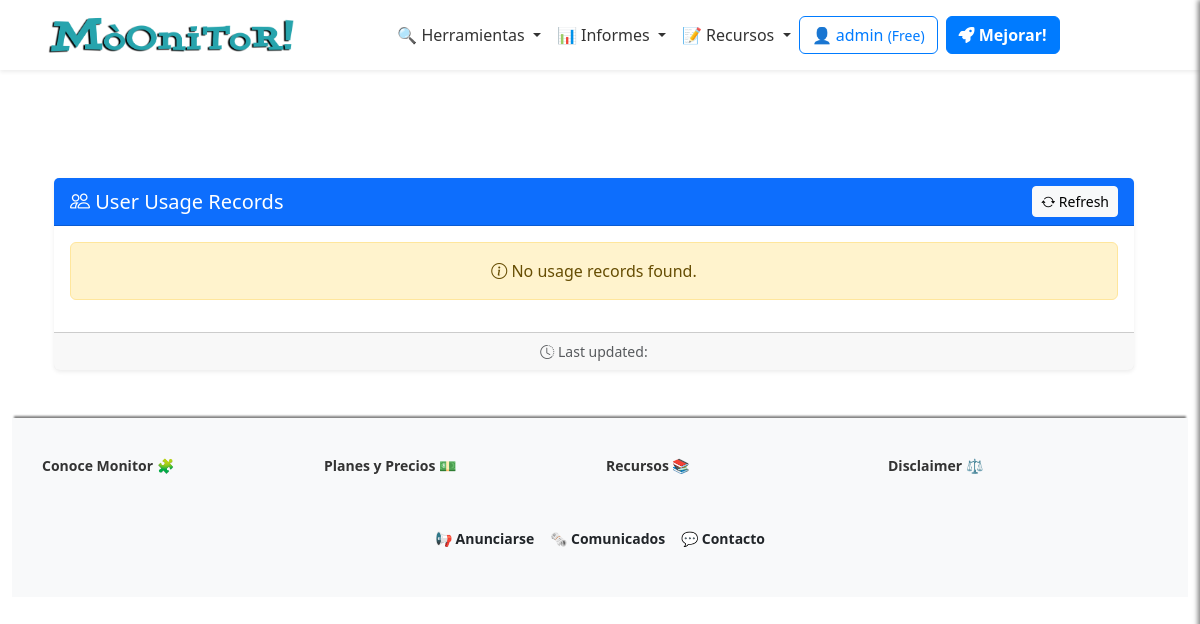
/admin/activity (signed in), run on an earlier commit of the app's database.
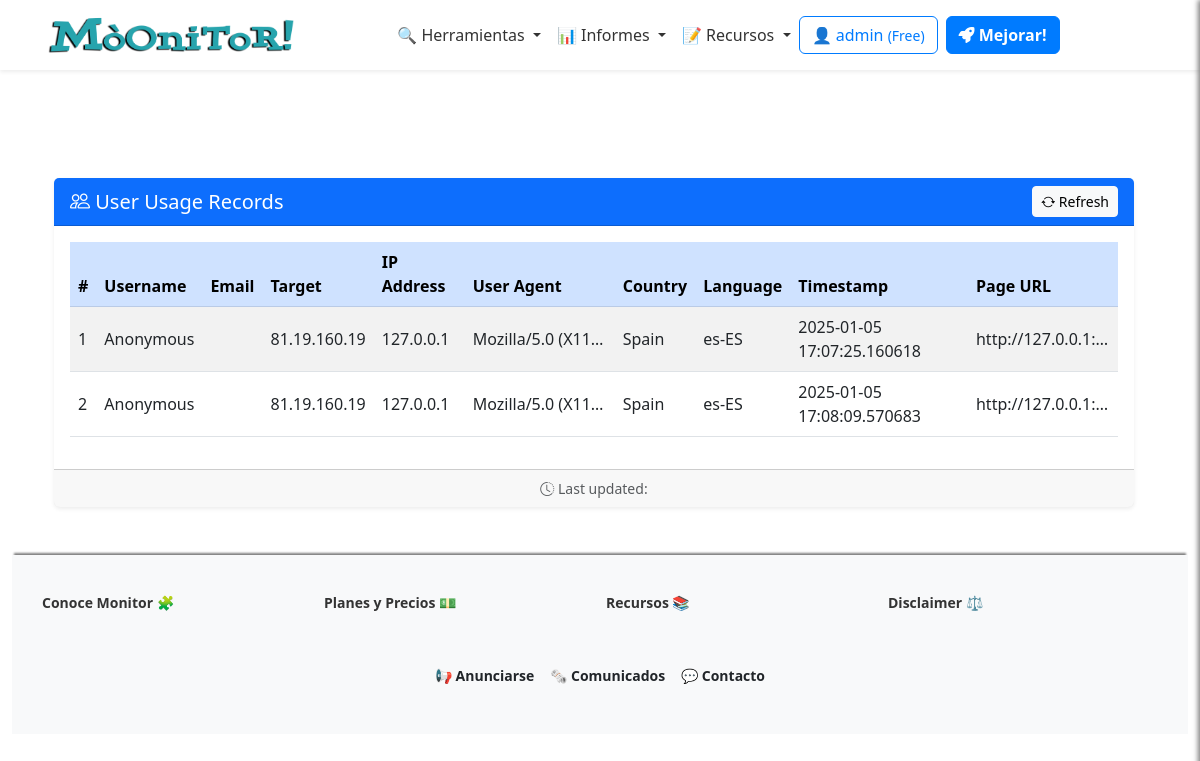
And on a later commit of the database.
### app/models/usage_model.py (models this page shows, shortened)
class Activity(db.Model):
    __tablename__ = 'Activity'
    id = db.Column(db.Integer, primary_key=True)
    username = db.Column(db.String(64))
    target = db.Column(db.String(256))
    email = db.Column(db.String(120))
    ip_address = db.Column(db.String(15))
    user_agent = db.Column(db.String(256))
    country = db.Column(db.String(64))
    language = db.Column(db.String(64))
    timestamp = db.Column(db.DateTime, index=True, default=datetime.utcnow())
    page_url = db.Column(db.String(256))

### app/views/logs_views.py (the view)
@app.route('/admin/activity')
@login_required
def activity():
    breadcrumbs = [{
        'url': '/admin',
        'text': 'Admin'
    }, {
        'url': '/admin/activity',
        'text': 'Actividad'
    }]
    records = Activity.query.all()
    return render_template('activity.html',
                           records=records,
                           breadcrumbs=breadcrumbs)

### app/__init__.py (called while the page is built)
@app.context_processor
def inject_sidebar_info():
    return dict(is_admin=current_user.is_authenticated
                and current_user.role == 'admin')

@app.context_processor
def inject_breadcrumb():
    breadcrumbs = [{
        'url': '/',
        'text': 'Inicio'
    }, {
        'url': '/profile',
        'text': 'Opcion 1'
    }, {
        'url': '/profile/edit',
        'text': 'Sub opcion 1'
    }]
    return {'breadcrumbs': breadcrumbs}

@app.context_processor
def inject_grouped_tools():
    grouped_tools = {}
    for category, tools_in_category in groupby(sorted(
            tools, key=itemgetter('category')),
                                               key=itemgetter('category')):
        subcategories = {}
        for subcategory, tools_in_subcategory in groupby(
                sorted(tools_in_category, key=itemgetter('subcategory')),
                key=itemgetter('subcategory')):
            subcategories[subcategory] = list(tools_in_subcategory)
        grouped_tools[category] = subcategories
    return dict(grouped_tools=grouped_tools)

@login_manager.user_loader
def load_user(user_id):
    return Users.query.get(int(user_id))

### app/templates/activity.html (shortened to what this page needs)
{% extends "base.html" %}
{% block content %}
<div class="container my-5">
    <div class="row">
        <div class="col-12">
            <div class="card shadow-sm border-0">
                <div class="card-header bg-primary text-white d-flex justify-content-between align-items-center">
                    <h2 class="h5 mb-0"><i class="bi bi-people"></i> User Usage Records</h2>
                    <button class="btn btn-light btn-sm">
                        <i class="bi bi-arrow-repeat"></i> Refresh
                    </button>
                </div>
                <div class="card-body">
                    {% if records %}
                    <div class="table-responsive">
                        <table id="usageRecordsTable" class="table table-striped table-hover align-middle">
                            <thead class="table-primary">
                                <tr>
                                    <th>#</th>
                                    <th>Username</th>
                                    <th>Email</th>
                                    <th>Target</th>
                                    <th>IP Address</th>
                                    <th>User Agent</th>
                                    <th>Country</th>
                                    <th>Language</th>
                                    <th>Timestamp</th>
                                    <th>Page URL</th>
                                </tr>
                            </thead>
                            <tbody>
                                {% for record in records %}
                                <tr>
                                    <td>{{ record.id }}</td>
                                    <td>{{ record.username }}</td>
                                    <td>{{ record.email }}</td>
                                    <td>{{ record.target }}</td>
                                    <td>{{ record.ip_address }}</td>
                                    <td class="text-truncate" style="max-width: 150px;" title="{{ record.user_agent }}">
                                        {{ record.user_agent }}
                                    </td>
                                    <td>{{ record.country }}</td>
                                    <td>{{ record.language }}</td>
                                    <td>{{ record.timestamp }}</td>
                                    <td class="text-truncate" style="max-width: 150px;" title="{{ record.page_url }}">
                                        {{ record.page_url }}
                                    </td>
                                </tr>
                                {% endfor %}
                            </tbody>
                        </table>
                    </div>
                    {% else %}
                    <div class="alert alert-warning text-center" role="alert">
                        <i class="bi bi-info-circle"></i> No usage records found.
                    </div>
                    {% endif %}
                </div>
                <div class="card-footer text-muted text-center small">
                    <i class="bi bi-clock-history"></i> Last updated: {{ current_time }}
                </div>
            </div>
        </div>
    </div>
</div>
{% endblock %}

What changed in the data, as far as the page shows it:
added Activity: id "1", username "Anonymous", target "81.19.160.19", ip_address "127.0.0.1", user_agent "Mozilla/5.0 (X11…", country "Spain", language "es-ES", timestamp "2025-01-05 17:07:25.160618", page_url "http://127.0.0.1:…"
added Activity: id "2", username "Anonymous", target "81.19.160.19", ip_address "127.0.0.1", user_agent "Mozilla/5.0 (X11…", country "Spain", language "es-ES", timestamp "2025-01-05 17:08:09.570683", page_url "http://127.0.0.1:…"
Also different on the page:
text no longer shown: "No usage records found."
text now shown: "# Username Email Target IP Address User Agent Country Language Timestamp Page URL"
